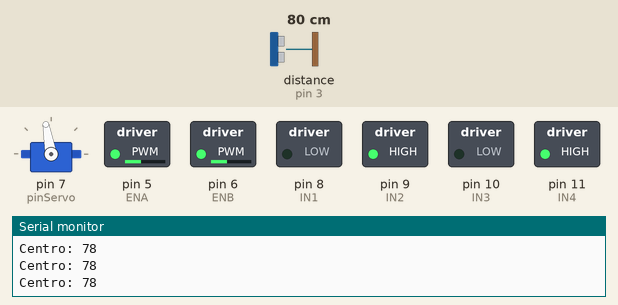
The sketch below on a simulated Arduino Uno, built with avr-gcc and run on an emulated ATmega328P. On the bench: servo, switched loads named in the sketch (green lamp = pin HIGH), the last lines printed to the serial monitor. Wiring (inferred from the names in the program): ultrasonic range finder: trigger pin 2; echo pin 3. The test bench sets the inputs (shaded band); at power-on: distance to the obstacle (sensor on pin 3) 80 cm. The echo pulse lasts 58.3 µs per cm; pins used as bus, display or sensor lines are not drawn.

Above: at 1.2 s.
1.3 s: distance to the obstacle (sensor on pin 3) set to 55 cm
2.8 s: distance to the obstacle (sensor on pin 3) set to 45 cm
At 3.3 s:
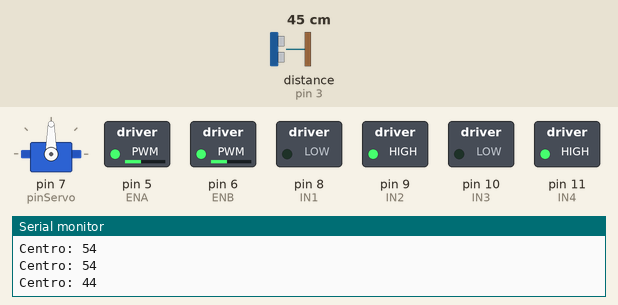
5.8 s: distance to the obstacle (sensor on pin 3) set to 2 cm
At 7.2 s:
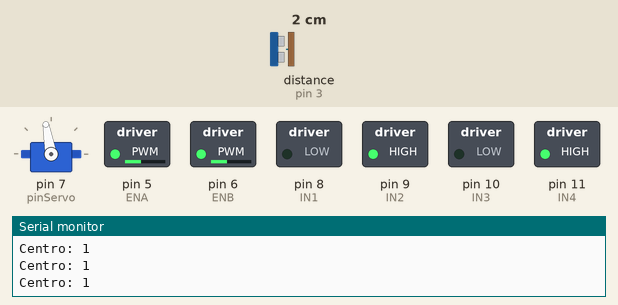
8.4 s: distance to the obstacle (sensor on pin 3) set to 18 cm
9.9 s: distance to the obstacle (sensor on pin 3) set to 23 cm
At 10.6 s:
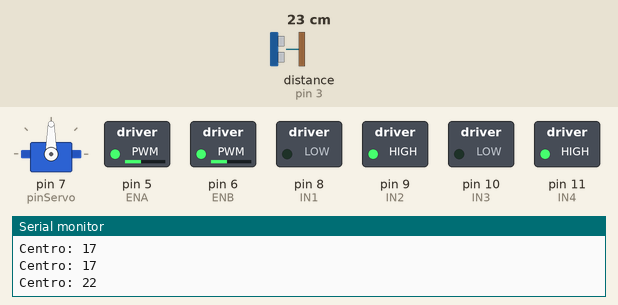
Timing chart, 0 to 13.5 s (numbered marks = the images above; inputs shaded):
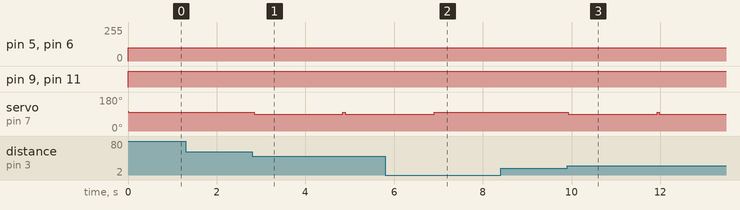

The sketch:

Primer_codigo3.ino
```cpp
#include <Servo.h> //Aquí incluimos la librería del servo

int trigPinI = 2; //Acá estamos declarando nuestros puertos de los ultrasónicos, estos 2 puertos son del ultrasónico de la izquierda
int echoPinI = 3;

int trigPinD = A0; //Estos del ultrasónico de la derecha
int echoPinD = A1;

int trigPinC = A2; //Estos son del ultrasónico del centro
int echoPinC = A3;

Servo miServo; //Aquí llamamos a nuestro servomotor y declaramos su puerto
int pinServo = 7;

int distanciaLimite = 20; //Pusimos un valor límite de separación del ultrasónico a un objeto/pared

long distanciaDerecha = 0;
long distanciaCentro = 0;
long distanciaIzquierda = 0;

int IN1 = 8; //Pines de el controlador de motores
int IN2 = 9;
int ENA = 5;

int IN3 = 10;
int IN4 = 11;
int ENB = 6;

void setup() {
  pinMode(trigPinI, OUTPUT); //Luego aquí configuramos los puertos de cada ultrasónico
  pinMode(echoPinI, INPUT);

  pinMode(trigPinD, OUTPUT);
  pinMode(echoPinD, INPUT);

  pinMode(trigPinC, OUTPUT);
  pinMode(echoPinC, INPUT);

  pinMode(IN1, OUTPUT);
  pinMode(IN2, OUTPUT);
  pinMode(ENA, OUTPUT);

  pinMode(IN3, OUTPUT);
  pinMode(IN4, OUTPUT);
  pinMode(ENB, OUTPUT);

  miServo.attach(pinServo); //Configuración de servo
  miServo.write(105); //Este es el ángulo en donde empieza el servo

  Serial.begin(9600); //Esta es la velocidad de la comunicación entre la compu y el arduino

}

void loop() {
  Avanzarmotores();
 //distanciaDerecha = medirDistancia(trigPinD, echoPinD); //Acá es una función donde le indicamos que lea la información del ultrasónico derecho
//  distanciaCentro = medirDistancia(trigPinC, echoPinC); //función donde le indicamos que lea la información del ultrasónico centro
 distanciaIzquierda = medirDistancia(trigPinI, echoPinI); //función donde le indicamos que lea la información del ultrasónico izquierdo

Serial.print("Centro: ");
  Serial.println(distanciaIzquierda);

 // Serial.print("Izquierda: ");
//  Serial.println(distanciaIzquierda);

//  if (distanciaIzquierda < 20 && distanciaIzquierda > 10) { //Si la distancia centro es menor que la distancia límite(20) y la distancia centro es mayor que 5 se moverá nuestro servo
  //  miServo.write(80);

  if (distanciaIzquierda < 50 && distanciaIzquierda > 20) {
    miServo.write(90);
    delay(2000);

  }
     miServo.write(100);
  delay(50);

}

long medirDistancia(int trigPin, int echoPin) {
//Esta es la función de medir distancia, aquí se lee toda la información que lleva el ultrasónico, se hacen operaciones matemáticas y luego nos regresa el valor de distancia
  digitalWrite(trigPin, LOW);
  delayMicroseconds(2);

  digitalWrite(trigPin, HIGH);
  delayMicroseconds(10);
  digitalWrite(trigPin, LOW);

  long duracion = pulseIn(echoPin, HIGH, 30000);


  long distancia = duracion * 0.034 / 2;
  return distancia;
}

void Avanzarmotores(){
    digitalWrite(IN1, LOW);
    digitalWrite(IN2, HIGH);
    analogWrite(ENA, 100);

    digitalWrite(IN3, LOW);
    digitalWrite(IN4, HIGH);
    analogWrite(ENB, 100);
}
```

Measured:
- after the input at 2.8 s, servo on pin 7 (pinServo): 100° → 90° after 0.05 s
- after the input at 5.8 s, servo on pin 7 (pinServo): goes on until 6.9 s, then stays 100°
- after the input at 9.9 s, servo on pin 7 (pinServo): 100° → 90° at once
